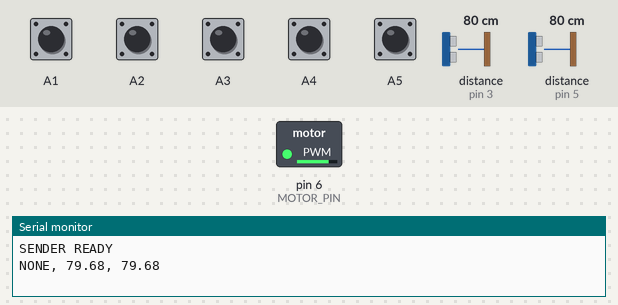
Recording of a sketch running on a simulated Arduino Nano, built with avr-gcc and run on an emulated ATmega328P. On the bench: switched loads named in the sketch (green lamp = pin HIGH), the last lines printed to the serial monitor. Wiring (inferred from the names in the program): 2 × ultrasonic range finder: trigger pin 2, echo pin 3 / trigger pin 4, echo pin 5. The test bench sets the inputs (shaded band); at power-on: A1–5 HIGH, distance to the obstacle (sensors on pin 5, pin 3) 80 cm. The echo pulse lasts 58.3 µs per cm; random numbers use the default seed unless the sketch sets one; pins used as bus, display or sensor lines are not drawn.

Above: at 1.2 s.
1.3 s: distance to the obstacle (sensor on pin 5) set to 145 cm
2.8 s: distance to the obstacle (sensor on pin 5) set to 154 cm
At 4.0 s:
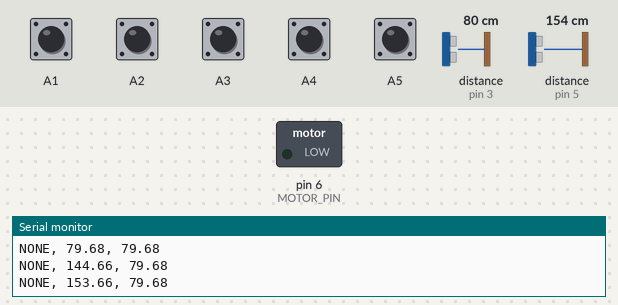
4.3 s: A4 pulled LOW for 0.15 s
At 5.0 s:
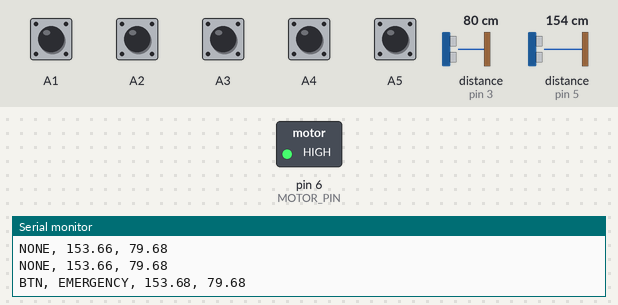
Timing chart, 0 to 7.4 s (numbered marks = the images above; inputs shaded):
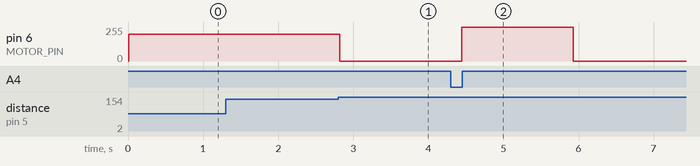

Measured:
- the behaviour switches between 150 and 151 cm on distance to the obstacle (sensor on pin 5) (found by bisection; images 0 and 1)
- after the input at 2.8 s, pin 6 (MOTOR_PIN): 200/255 → 0/255 at once
- after the input at 4.3 s, pin 6 (MOTOR_PIN): 0/255 → 255/255 after 0.14 s, → 0/255 1.5 s later

The sketch:

Netrana_sensor.ino
```cpp
// === Tombol Navigasi dan Darurat ===
// Catatan: A6 tidak bisa sebagai digital input di Nano
#define BTN_UP        A1
#define BTN_RIGHT     A2
#define BTN_LEFT      A3
#define BTN_DOWN      A5
#define BTN_OK        A4
// #define BTN_EMERGENCY 7   // Gunakan D7 jika ingin tombol terpisah

// === Sensor depan & bawah ===
#define TRIG_PIN_FRONT   4
#define ECHO_PIN_FRONT   5
#define TRIG_PIN_BOTTOM  2
#define ECHO_PIN_BOTTOM  3

#define MOTOR_PIN 6   // Motor getar tunggal (PWM)

// === Konstanta ===
const unsigned long DEBOUNCE_MS  = 30;
const unsigned long HEARTBEAT_MS = 1000;

// Getaran
const float   VIB_THRESHOLD_CM      = 150.0;  // ambang jarak depan
const uint8_t VIB_PWM_PROXIMITY     = 200;    // kekuatan getar saat dekat
const uint8_t VIB_PWM_EMERGENCY     = 255;    // kekuatan getar saat emergency
const unsigned long VIB_EMERGENCY_MS = 1500;  // durasi getar emergency

// === Struktur tombol ===
struct Btn {
  uint8_t pin;
  const char* name;
  bool lastStable;
  bool lastRead;
  unsigned long lastChangeMs;
};

Btn buttons[] = {
  {BTN_UP,   "OK",        true, true, 0},
  {BTN_LEFT, "LEFT",      true, true, 0},
  {BTN_DOWN, "DOWN",      true, true, 0},
  {BTN_RIGHT,"RIGHT",     true, true, 0},
  {BTN_OK,   "EMERGENCY", true, true, 0},
  // {BTN_EMERGENCY, "EMERGENCY", true, true, 0},
};

float distanceFront = 0.0f, distanceBottom = 0.0f;
unsigned long lastHeartbeat = 0;
unsigned long lastPressMs   = 0;

// Timer getar emergency
unsigned long vibEmergencyUntil = 0;

// === Fungsi utilitas ===
float randomFloat02dec(float minV, float maxV) {
  long scaled = random((long)(minV * 100), (long)(maxV * 100) + 1);
  return scaled / 100.0f;
}

float readDistance(uint8_t trigPin, uint8_t echoPin) {
  digitalWrite(trigPin, LOW);
  delayMicroseconds(2);
  digitalWrite(trigPin, HIGH);
  delayMicroseconds(10);
  digitalWrite(trigPin, LOW);

  unsigned long duration = pulseIn(echoPin, HIGH, 30000UL); // timeout 30 ms
  if (duration == 0) return -1.0f; // timeout
  return (duration * 0.0343f) / 2.0f; // cm
}

// === Setup ===
void setup() {
  Serial.begin(115200);
  randomSeed(analogRead(A0));

  for (auto &b : buttons) {
    pinMode(b.pin, INPUT_PULLUP);
    bool lvl = digitalRead(b.pin);
    b.lastStable = lvl;
    b.lastRead = lvl;
    b.lastChangeMs = millis();
  }

  pinMode(TRIG_PIN_FRONT, OUTPUT);
  pinMode(ECHO_PIN_FRONT, INPUT);
  pinMode(TRIG_PIN_BOTTOM, OUTPUT);
  pinMode(ECHO_PIN_BOTTOM, INPUT);
  pinMode(MOTOR_PIN, OUTPUT);

  // pastikan motor mati di awal
  analogWrite(MOTOR_PIN, 0);

  lastHeartbeat = millis();
  lastPressMs   = 0;

  Serial.println("SENDER READY");
}

// === Loop utama ===
void loop() {
  unsigned long now = millis();

  // Baca sensor ultrasonic
  distanceFront  = readDistance(TRIG_PIN_FRONT,  ECHO_PIN_FRONT);
  distanceBottom = readDistance(TRIG_PIN_BOTTOM, ECHO_PIN_BOTTOM);

  // Kontrol motor: proximity + emergency
  bool proximityOn = (distanceFront > 0 && distanceFront <= VIB_THRESHOLD_CM);
  bool emergencyOn = (now < vibEmergencyUntil);

  uint8_t level = 0;
  if (emergencyOn) {
    level = VIB_PWM_EMERGENCY;
    // Atur pola kedip jika ingin
    // level = ((now / 50) % 2) ? VIB_PWM_EMERGENCY : 0;
  } else if (proximityOn) {
    level = VIB_PWM_PROXIMITY;
  } else {
    level = 0;
  }
  analogWrite(MOTOR_PIN, level);

  // Deteksi tombol ditekan, kirim segera
  for (auto &b : buttons) {
    bool lvl = digitalRead(b.pin);
    if (lvl != b.lastRead) {
      b.lastRead = lvl;
      b.lastChangeMs = now;
    }
    if ((now - b.lastChangeMs) >= DEBOUNCE_MS) {
      if (b.lastStable != b.lastRead) {
        b.lastStable = b.lastRead;

        if (b.lastStable == LOW) { // ditekan
          Serial.print("BTN, ");
          Serial.print(b.name);
          Serial.print(", ");
          Serial.print(distanceFront, 2);
          Serial.print(", ");
          Serial.println(distanceBottom, 2);

          // Jika EMERGENCY, aktifkan getar darurat
          if (String(b.name) == "EMERGENCY") {
            vibEmergencyUntil = now + VIB_EMERGENCY_MS;
          }

          lastPressMs = now;
        }
      }
    }
  }

  // Heartbeat tiap 1 detik jika tidak ada tombol dalam 1 detik terakhir
  if (now - lastHeartbeat >= HEARTBEAT_MS) {
    lastHeartbeat += HEARTBEAT_MS;

    if (now - lastPressMs >= HEARTBEAT_MS) {
      Serial.print("NONE, ");
      Serial.print(distanceFront, 2);
      Serial.print(", ");
      Serial.println(distanceBottom, 2);
    }
  }

  delay(50); // frekuensi pembacaan sensor
}
```
